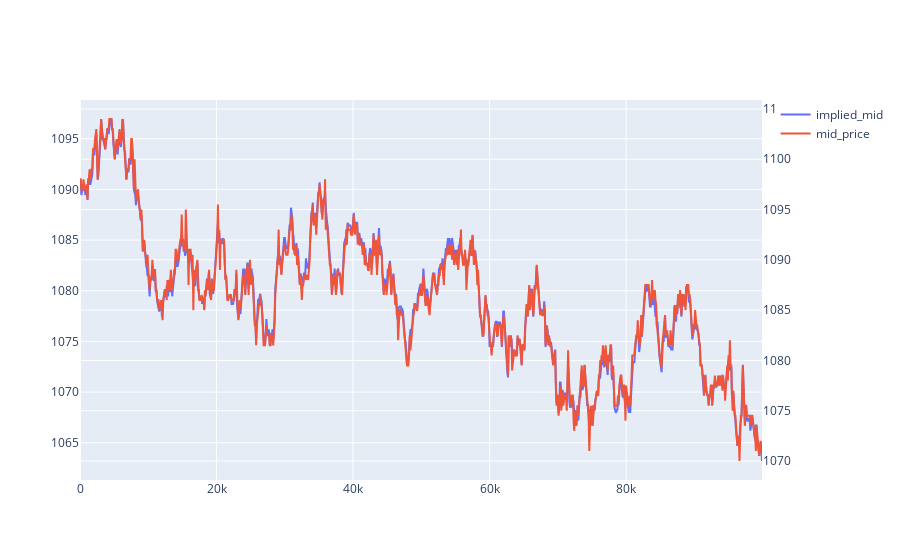

Notebook source saved alongside this figure:
### Code cell
# df['SUNLIGHT_PAST_AVG'] = df['SUNLIGHT']
# df["PROD_RED_SUN"] = df.apply(lambda x: 0 if x["SUNLIGHT_HR"] >= 7 else abs(x["SUNLIGHT_HR"] - 7)*6*4 , axis=1)
# df["PROD_RED_HUM"] = df.apply(lambda x: 0 if x["HUMIDITY"] <= 80 and x["HUMIDITY"] >= 60 else abs(80 - x["HUMIDITY"])/5 * 2 if x["HUMIDITY"] > 80 else abs(60 - x["HUMIDITY"])/5 * 2, axis=1)
# df['PROD'] = 100 - df['PROD_RED_SUN'] - df['PROD_RED_HUM']
fig = go.Figure()
fig.add_trace(go.Scatter(x=clean_df['timestamp'], y=clean_df['implied_mid'], name='implied_mid', mode='lines'))
fig.add_trace(go.Scatter(x=clean_df['timestamp'], y=clean_df['mid_price'], name='mid_price', mode='lines', yaxis='y2'))
fig.update_layout(yaxis2=dict(overlaying='y', side='right'))
fig.show()

### Figure 1 — Plotly figure (JSON) as saved in the notebook; plotly's stock layout.template omitted (floating-point values rounded to 4 significant figures; data arrays with more than 128 entries replaced by an {"elided": "..."} marker saying what was removed)
{"data": [{"mode": "lines", "name": "implied_mid", "type": "scatter", "x": {"elided": "1000 int values"}, "y": {"elided": "1000 float values"}}, {"mode": "lines", "name": "mid_price", "type": "scatter", "x": {"elided": "1000 int values"}, "y": {"elided": "1000 float values"}, "yaxis": "y2"}], "layout": {"yaxis2": {"overlaying": "y", "side": "right"}}}
